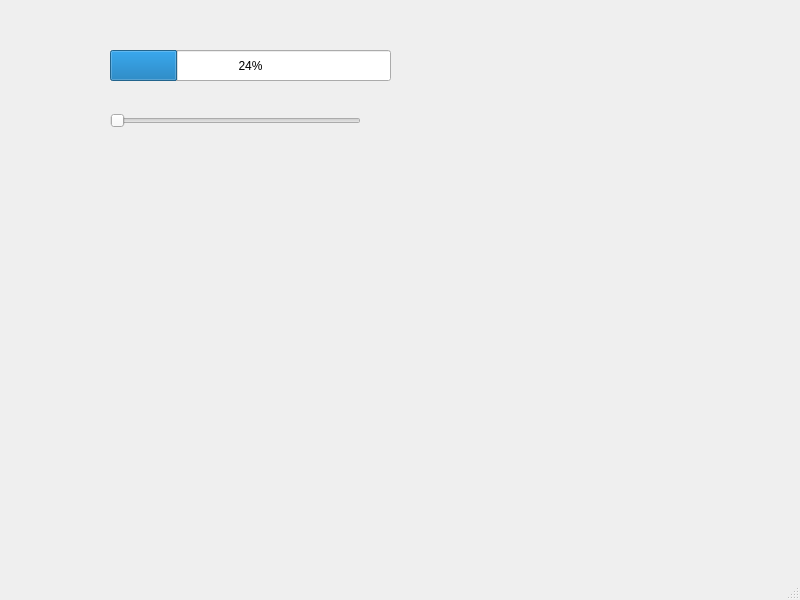
<?xml version="1.0" encoding="UTF-8"?>
<ui version="4.0">
 <class>MainWindow</class>
 <widget class="QMainWindow" name="MainWindow">
  <property name="geometry">
   <rect>
    <x>0</x>
    <y>0</y>
    <width>800</width>
    <height>600</height>
   </rect>
  </property>
  <property name="windowTitle">
   <string>MainWindow</string>
  </property>
  <widget class="QWidget" name="centralwidget">
   <widget class="QSlider" name="horizontalSlider">
    <property name="geometry">
     <rect>
      <x>110</x>
      <y>110</y>
      <width>251</width>
      <height>22</height>
     </rect>
    </property>
    <property name="orientation">
     <enum>Qt::Horizontal</enum>
    </property>
   </widget>
   <widget class="QProgressBar" name="progressBar">
    <property name="geometry">
     <rect>
      <x>110</x>
      <y>50</y>
      <width>281</width>
      <height>31</height>
     </rect>
    </property>
    <property name="value">
     <number>24</number>
    </property>
   </widget>
  </widget>
  <widget class="QMenuBar" name="menubar">
   <property name="geometry">
    <rect>
     <x>0</x>
     <y>0</y>
     <width>800</width>
     <height>21</height>
    </rect>
   </property>
  </widget>
  <widget class="QStatusBar" name="statusbar"/>
 </widget>
 <resources/>
 <connections>
  <connection>
   <sender>horizontalSlider</sender>
   <signal>valueChanged(int)</signal>
   <receiver>progressBar</receiver>
   <slot>setValue(int)</slot>
   <hints>
    <hint type="sourcelabel">
     <x>210</x>
     <y>143</y>
    </hint>
    <hint type="destinationlabel">
     <x>210</x>
     <y>98</y>
    </hint>
   </hints>
  </connection>
 </connections>
</ui>
